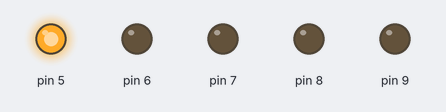
The sketch below on a simulated Arduino Uno, built with avr-gcc and run on an emulated ATmega328P. Parts: output pins drawn as LEDs (lit = HIGH).

Above: at 0.1 s.
At 0.9 s:
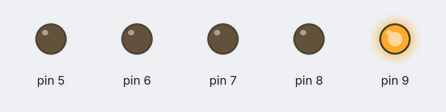
At 1.1 s:
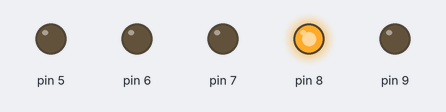
At 2.1 s:
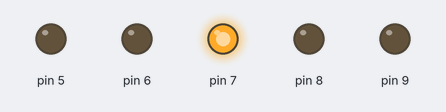
At 3.5 s:
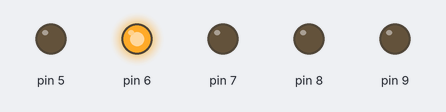
Timing chart, 0 to 3.8 s (numbered marks = the images above):
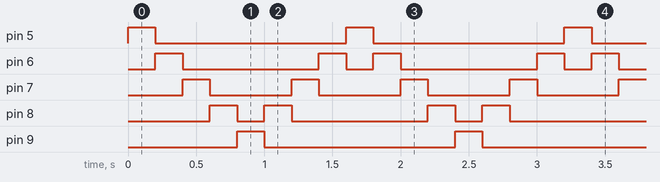

Measured:
- by itself, pin 5, pin 9: alternates HIGH for 0.20 s and LOW for 1.4 s
- by itself, pin 6: repeats every 1.6 s: LOW 1.0 s, HIGH 0.20 s, LOW 0.20 s, HIGH 0.20 s
- by itself, pin 7: alternates HIGH for 0.20 s and LOW for 0.60 s
- by itself, pin 8: repeats every 1.6 s: LOW 0.20 s, HIGH 0.20 s, LOW 1.0 s, HIGH 0.20 s

The sketch:

Led_Chaser.ino
```cpp
void setup() {
  pinMode (5, OUTPUT);
  pinMode (6, OUTPUT);
  pinMode (7, OUTPUT);
  pinMode (8, OUTPUT);
  pinMode (9, OUTPUT);
}

void loop() {
  digitalWrite (5, HIGH);
  digitalWrite (6, LOW);
  digitalWrite (7, LOW);
  digitalWrite (8, LOW);
  digitalWrite (9, LOW);
  delay (200);

  digitalWrite (5, LOW);
  digitalWrite (6, HIGH);
  digitalWrite (7, LOW);
  digitalWrite (8, LOW);
  digitalWrite (9, LOW);
  delay (200);

  digitalWrite (5, LOW);
  digitalWrite (6, LOW);
  digitalWrite (7, HIGH);
  digitalWrite (8, LOW);
  digitalWrite (9, LOW);
  delay (200);

  digitalWrite (5, LOW);
  digitalWrite (6, LOW);
  digitalWrite (7, LOW);
  digitalWrite (8, HIGH);
  digitalWrite (9, LOW);
  delay (200);

  digitalWrite (5, LOW);
  digitalWrite (6, LOW);
  digitalWrite (7, LOW);
  digitalWrite (8, LOW);
  digitalWrite (9, HIGH);
  delay (200);

  digitalWrite (5, LOW);
  digitalWrite (6, LOW);
  digitalWrite (7, LOW);
  digitalWrite (8, HIGH);
  digitalWrite (9, LOW);
  delay (200);

  digitalWrite (5, LOW);
  digitalWrite (6, LOW);
  digitalWrite (7, HIGH);
  digitalWrite (8, LOW);
  digitalWrite (9, LOW);
  delay (200);

  digitalWrite (5, LOW);
  digitalWrite (6, HIGH);
  digitalWrite (7, LOW);
  digitalWrite (8, LOW);
  digitalWrite (9, LOW);
  delay (200);
}
```
